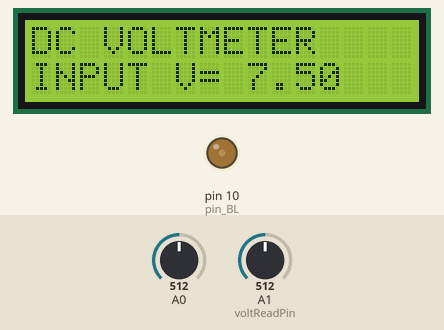
The sketch below on a simulated Arduino Uno, built with avr-gcc and run on an emulated ATmega328P. Shown: 16×2 character LCD, output pins drawn as LEDs (lit = HIGH). Inputs (shaded band) come from the test bench; at power-on: A1 (voltReadPin) = 512, A0 = 512. What the sketch prints to the serial monitor is not drawn.

Above: at 1.6 s.
1.7 s: A1 (voltReadPin) set to 440
At 3.0 s:
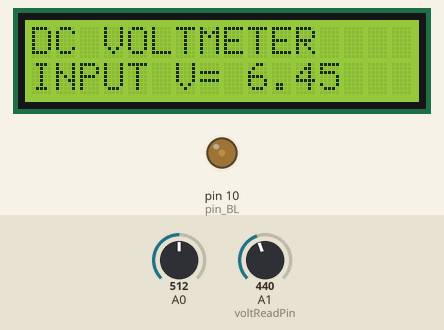
3.5 s: A1 (voltReadPin) set to 460
At 4.6 s:
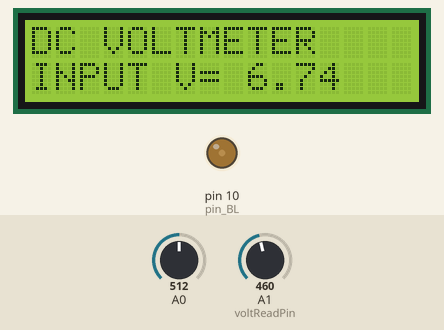
5.5 s: A1 (voltReadPin) set to 511
At 7.3 s:
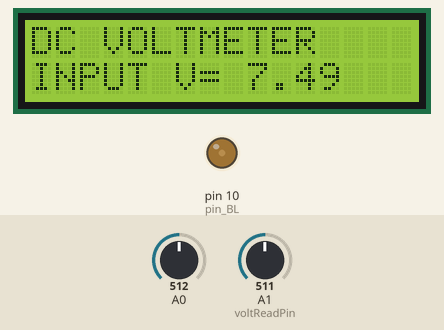
Timing chart, 0 to 8.8 s (numbered marks = the images above; inputs shaded):
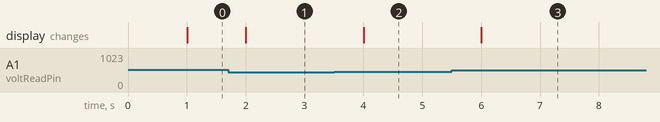

Measured:
- after the input at 1.7 s, the display: changes after 0.30 s (image 1)
- after the input at 3.5 s, the display: changes after 0.50 s (image 2)
- after the input at 5.5 s, the display: changes after 0.50 s (image 3)

The sketch:

arduino_ups.ino
```cpp
/*
  Arduino UPS
  An Arduino DVM (Digital Volt Meter) based on voltage divider concept
  T.K.Hareendran && Andrej Sisila
*/

#include <LiquidCrystal.h>

//***********************************************************
// LCD KEYPAD SETUP - DISPLAY
//***********************************************************

// initialize the library with the numbers of the interface pins
const int pin_RS = 8;   // arduino pin wired to LCD RS
const int pin_EN = 9;   // arduino pin wired to LCD EN
const int pin_d4 = 4;   // arduino pin wired to LCD d4
const int pin_d5 = 5;   // arduino pin wired to LCD d5
const int pin_d6 = 6;   // arduino pin wired to LCD d7
const int pin_d7 = 7;   // arduino pin wired to LCD d8

const int pin_BL = 10;  // arduino pin wired to LCD backlight circuit
byte backlightLevel = 1;

// link the pins to the software library
LiquidCrystal lcd( pin_RS,  pin_EN,  pin_d4,  pin_d5,  pin_d6,  pin_d7);

//***********************************************************
// LCD KEYPAD SETUP - BUTTONS
//***********************************************************

boolean isBtnPressed = false; // avoid executing actions by holding the button

//***********************************************************
// VOLTAGE MEASURING SETUP
//***********************************************************
const int voltReadPin = 1;   // pin for voltage measuring
float voltOut = 0.0;
float voltIn = 0.0;
float voltInMin = 0.0;    // minimum input voltage
float voltInMax = 0.0;    // maximum input voltage
float R1 = 20000.0;       // resistance of R1 (20K)
float R2 = 10000.0;       // resistance of R2 (10K)
int voltInputValue = 0;

// DEBUG REACTIONS
int offset = 0;

//***********************************************************
// AUDIO OUTPUT SETUP
//***********************************************************
const int buzzerPin = 3;
byte audioEnabled = 1;  // used to mute audio with LEFT button

//***********************************************************
// PROGRAM ACCELERATORS SETUP ;) (to avoid "delay" function)
//***********************************************************

// it doesn't matter, of which type the currentMillis variable is,
// beacuse I will check it for overflow anyway in the function
// currentMillisOverflowProtection. I like it unsigned for better
// debugging output.

//unsigned short currentMillis = 0;     // for overflow testing
unsigned long currentMillis = 0;

unsigned long previousBuzzerMillis = 0;
int buzzerState = 0;

int lcdRefreshInterval = 1000;           // interval at which to refresh the lcd display
unsigned long previousLCDMillis = 0;

int debugInterval = 500;
unsigned long previousDebugMillis = 0;


void setup() {
  pinMode(voltReadPin, INPUT);
  pinMode(buzzerPin, OUTPUT);
  Serial.begin(9600);

  lcd.begin(16, 2);
  lcd.print("DC VOLTMETER");

  // set backlight intensity
  setLCDbacklight(backlightLevel);

  // inicializuj minimalne vstupne napatie
  voltInMin = analogRead(voltReadPin);
}

void loop() {
  // update runtime
  currentMillis = millis();

  // execute button action after pressing
  execBtnAction();

  // read the value at analog input
  voltInputValue = analogRead(voltReadPin);
  voltOut = (voltInputValue * 5.0) / 1024.0; // see text
  voltIn = voltOut / (R2 / (R1 + R2));

  // DEBUG REACTIONS -> TESTING USER FEEDBACK (AUDIO & DISPLAY)
  voltIn = voltIn + offset;   // offset is there for testing purposes and is responsible for triggering
  // offset is changed with buttons SELECT and RIGHT

  if (voltIn < 0.0)
  {
    voltIn = 0.0; //statement to quash undesired reading !
  }

  // zmen hranicne hodnoty
  if (voltIn > voltInMax) voltInMax = voltIn;
  if (voltIn < voltInMin) voltInMin = voltIn;

  // check ATX2.2 12V rail tolerance +-5%: 11.4 - 12.6V
  if (voltIn > 12.9) { // the picoPSU 120 limit of overvoltage protection is 13-13.5V - setting it to 12.9
    beepBuzzer(buzzerPin, 1400, 1000, 1000);
  } else if (voltIn < 11.4) {
    beepBuzzer(buzzerPin, 700, 500, 1000);
  } else {
    // do nothing :) everything is OK ;)
  }

  currentMillisOverflowProtection(currentMillis, previousLCDMillis);
  if (currentMillis - previousLCDMillis >= lcdRefreshInterval) {
    previousLCDMillis = currentMillis;
    lcd.setCursor(0, 1);
    lcd.print("INPUT V= ");
    lcd.print(voltIn);
  }

  //DEBUG
  currentMillisOverflowProtection(currentMillis, previousDebugMillis);
  if (currentMillis - previousDebugMillis >= debugInterval) {

    previousDebugMillis = currentMillis;
    Serial.print(voltIn);
    //    Serial.print('\t');
    //    Serial.print(voltInMax);
    //    Serial.print('\t');
    //    Serial.print(voltInMin);
    Serial.println(' ');
    Serial.println(audioEnabled);
    Serial.println("");
    //    Serial.println(buzzerInterval);
    //    Serial.println(buzzerState);
    //    Serial.println(currentMillis);
  }
}

/*
   "beepBuzzer" function sends frequency paFreq to pin paPin.
   The bsound will sound paDuration milliseconds.
   Afterwards the buzzer stops beeping for paPause milliseconds.
*/
void beepBuzzer(int paPin, int paFreq, int paDuration, int paPause) {


  // Buzzer State 0:    Not Beeping -> Beeping
  if (buzzerState == 0) {
    if (audioEnabled == 1) {
      tone(paPin, paFreq);
    }
    buzzerState = 1;
  }

  // Buzzer State 1:    Keep beeping, until you run out of time (paDuration).
  //                    Beeping -> Not Beeping
  if (buzzerState == 1) {
    currentMillisOverflowProtection(currentMillis, previousBuzzerMillis);
    if (currentMillis - previousBuzzerMillis >= paDuration) {
      previousBuzzerMillis = currentMillis;
      noTone(paPin);
      buzzerState = 2;
    }
  }

  // Buzzer State 2:    Don't beep for paPause amount of time.
  //                    After that you can beep.
  if (buzzerState == 2) {
    currentMillisOverflowProtection(currentMillis, previousBuzzerMillis);
    if (currentMillis - previousBuzzerMillis >= paPause) {
      previousBuzzerMillis = currentMillis;
      buzzerState = 0;
    }
  }

}

void currentMillisOverflowProtection(int currentMillis, int previousMillis) {
  if (currentMillis < previousMillis) {
    previousMillis = 0;
  }
}

void execBtnAction() {
  int btnPressed = analogRead(0);

  //currentMillisOverflowProtection(currentMillis, previousDebugMillis);
  //if (currentMillis - previousDebugMillis >= debugInterval) {
  //  DEBUG
  // Serial.println(btnPressed);
  //  Serial.println(isBtnPressed);
  //  Serial.println(backlightLevel);
  //  Serial.println(audioEnabled);
  // Serial.println(' ');
  //}

  // No button pressed
  if (btnPressed >= 850 && btnPressed < 1024) {
    isBtnPressed = false;
  }

  if (!isBtnPressed) {
    // Left button
    if (btnPressed >= 450 && btnPressed < 650) {
      Serial.println("audio on/off");
      if (audioEnabled == 1) {
        audioEnabled = 0;
        noTone(buzzerPin);    // stop beeping immediately
      } else {
        audioEnabled = 1;
      }
      isBtnPressed = true;
    }

    // Up button
    if (btnPressed >= 50 && btnPressed < 250) {
      Serial.println("brightness up");
      backlightLevel = (backlightLevel + 1) % 4;
      setLCDbacklight(backlightLevel);
      isBtnPressed = true;
    }

    // Down button
    if (btnPressed >= 250 && btnPressed < 450) {
      Serial.println("brightness down");
      backlightLevel = (backlightLevel - 1) % 4;
      setLCDbacklight(backlightLevel);
      isBtnPressed = true;
    }


    //************************************************
    // DEBUG REACTIONS
    // Right button
    if (btnPressed >= 0 && btnPressed < 50) {
      // Serial.println("offset up");
      // offset = offset + 1;  // add 1 Volt to input voltage
      isBtnPressed = true;
    }

    // Select button
    if (btnPressed >= 650 && btnPressed < 850) {
      // Serial.println("offset up");
      // offset = offset - 1;  // substract 1 Volt from input voltage
      isBtnPressed = true;
    }
    //************************************************

  }

}

void setLCDbacklight(const byte paLevel) {
  int backlightLevelReal = 0;

  if (backlightLevel == 0) backlightLevelReal = 0;
  else if (backlightLevel == 1) backlightLevelReal = 50;
  else if (backlightLevel == 2) backlightLevelReal = 127;
  else backlightLevelReal = 255;

  analogWrite(pin_BL, backlightLevelReal);
}
```
